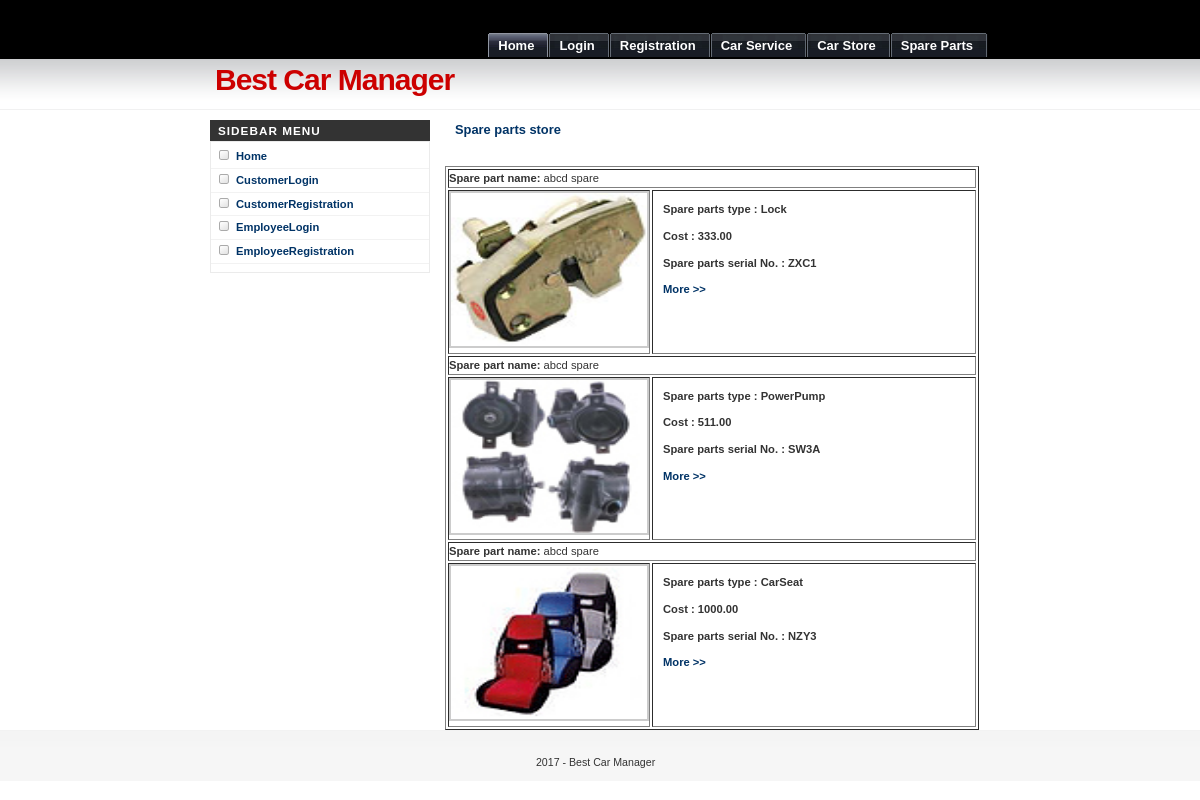
/sparepartsstore.php, run on the app's committed database.
### tables this page shows
CREATE TABLE IF NOT EXISTS `spareparts` (
  `spid` int(10) NOT NULL AUTO_INCREMENT,
  `name` varchar(25) NOT NULL,
  `type` varchar(25) NOT NULL,
  `cost` double(10,2) NOT NULL,
  `sparepartno` varchar(25) NOT NULL,
  `description` text NOT NULL,
  `image` text NOT NULL,
  PRIMARY KEY (`spid`)
);

### sparepartsstore.php (the view, shortened to what this page needs)
<?php
include("header.php");
include("sidebar.php");
$sql = mysql_query("select * from  spareparts");
?>
		<div id="main">
	    <h3>Spare parts store</h3>
	    <br />
		<table width="534" border="1">
        <?php
		while($row = mysql_fetch_array($sql))
		{
		?>
		  <tr>
		    <td colspan="2"><strong>Spare part name: </strong>abcd spare</td>
	      </tr>
		  <tr>
		    <td width="142"><img src="upload/<?php echo $row['image']; ?>" width="196" height="153" /></td>
		    <td width="352" valign="top"><p><strong>Spare parts type : <?php echo $row['type']; ?></strong></p>
	        <p><strong>Cost : <?php echo $row['cost']; ?></strong></p>
	        <p><strong>Spare parts serial No. : <?php echo $row['sparepartno']; ?></strong></p>
	        <p><strong><?php echo "<a href='sparepartsstoremore.php?sparepartid=$row[spid]'>More &gt;&gt;</a>"; ?></strong></p></td>
	      </tr>
          <?php
		  }
		  ?>
		  </table>
		</div>
</div>
<?php
include("footer.php");
?>

### images/Underground.css (style rules this page uses)
* { margin: 0; padding: 0; }
body { margin: 0; padding: 0; font: 70%/1.5 Verdana, Tahoma, Arial, Helvetica, sans-serif; color: #333; background: #FFF url(bg.gif) repeat-x; }
a { color: #003366; background-color: inherit; text-decoration: none; }
h1, h2, h3 { font-family: Arial, 'Trebuchet MS', Sans-Serif; font-weight: bold; color: #333; }
h3 { font-size: 115%; color: #003366; }
img { border: 2px solid #CCC; }
h1, h2, h3, p { padding: 0; margin: 10px; }
#main { float: right; margin: 0; padding: 0; width: 545px; }

### data on the page
spareparts: image (picture), type "Lock", cost "333.00", sparepartno "ZXC1"
spareparts: image (picture), type "PowerPump", cost "511.00", sparepartno "SW3A"
spareparts: image (picture), type "CarSeat", cost "1000.00", sparepartno "NZY3"
